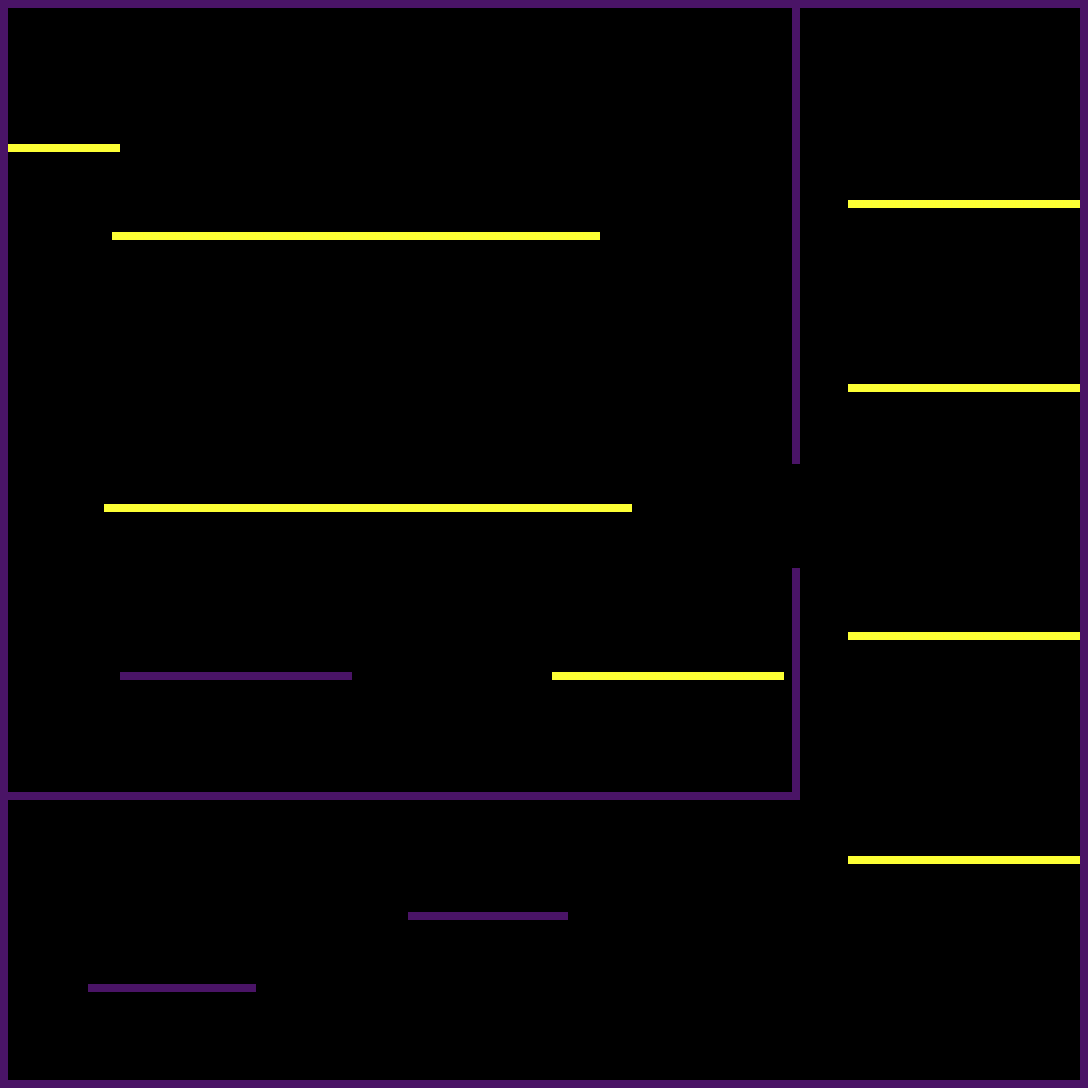

A 2D game scene composited from a Tiled map and its tileset images. What follows is a short description and the map's XML, with each tile layer's data collapsed to a summary:
An orthogonal 136x136 tile map with 8x8 px tiles, 2 tile layers (Wall, Tiles) and 9 objects (Player).

<map version="1.0" orientation="orthogonal" width="136" height="136" tilewidth="8" tileheight="8">
 <tileset firstgid="1" name="tiles" tilewidth="8" tileheight="8">
  <image source="../tex/block.png" width="16" height="8" />
 </tileset>
 <layer name="Wall" width="136" height="136">
  <data>[18496 cells, 794 non-empty, 1 distinct tile ids]</data>
 </layer>
 <layer name="Tiles" width="136" height="136">
  <data>[18496 cells, 1080 non-empty, 2 distinct tile ids]</data>
 </layer>
 <objectgroup name="OneWay" width="136" height="136">
  <object x="112" y="232" width="488" height="8" />
  <object x="8" y="144" width="112" height="8" />
  <object x="104" y="504" width="528" height="8" />
  <object x="552" y="672" width="232" height="1" />
  <object x="848" y="856" width="232" height="1" />
  <object x="848" y="632" width="232" height="1" />
  <object x="848" y="384" width="232" height="1" />
  <object x="848" y="200" width="232" height="1" />
 </objectgroup>
 <objectgroup name="Objects" width="136" height="136" visible="0">
  <object name="Player" type="Player" x="480" y="392" width="32" height="32" />
 </objectgroup>
</map>